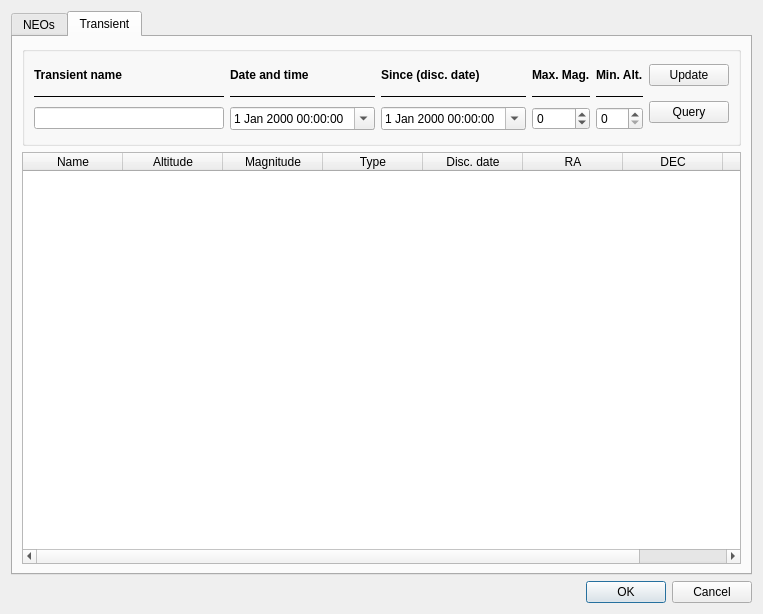
<?xml version="1.0" encoding="UTF-8"?>
<ui version="4.0">
 <class>ObjectSelector</class>
 <widget class="QDialog" name="ObjectSelector">
  <property name="geometry">
   <rect>
    <x>0</x>
    <y>0</y>
    <width>763</width>
    <height>614</height>
   </rect>
  </property>
  <property name="windowTitle">
   <string>SaaS Object Manager</string>
  </property>
  <layout class="QGridLayout" name="gridLayout">
   <item row="0" column="0">
    <widget class="QTabWidget" name="tabWidget">
     <property name="currentIndex">
      <number>1</number>
     </property>
     <widget class="QWidget" name="tab">
      <attribute name="title">
       <string>NEOs</string>
      </attribute>
      <layout class="QGridLayout" name="gridLayout_2">
       <item row="1" column="0">
        <widget class="QTableWidget" name="neo_data">
         <property name="sizePolicy">
          <sizepolicy hsizetype="Expanding" vsizetype="Expanding">
           <horstretch>0</horstretch>
           <verstretch>0</verstretch>
          </sizepolicy>
         </property>
         <property name="maximumSize">
          <size>
           <width>2000</width>
           <height>16777215</height>
          </size>
         </property>
         <property name="autoFillBackground">
          <bool>false</bool>
         </property>
         <property name="sortingEnabled">
          <bool>true</bool>
         </property>
         <column>
          <property name="text">
           <string>Name</string>
          </property>
         </column>
         <column>
          <property name="text">
           <string>Priority</string>
          </property>
         </column>
         <column>
          <property name="text">
           <string>Altitude (deg)</string>
          </property>
         </column>
         <column>
          <property name="text">
           <string>Motion (arcs/min)</string>
          </property>
         </column>
         <column>
          <property name="text">
           <string>Magnitude</string>
          </property>
         </column>
        </widget>
       </item>
       <item row="0" column="0">
        <widget class="QGroupBox" name="groupBox">
         <property name="sizePolicy">
          <sizepolicy hsizetype="Expanding" vsizetype="Minimum">
           <horstretch>0</horstretch>
           <verstretch>0</verstretch>
          </sizepolicy>
         </property>
         <property name="minimumSize">
          <size>
           <width>0</width>
           <height>100</height>
          </size>
         </property>
         <property name="title">
          <string/>
         </property>
         <layout class="QGridLayout" name="gridLayout_3">
          <item row="0" column="0">
           <widget class="QLabel" name="label_171">
            <property name="font">
             <font>
              <weight>75</weight>
              <bold>true</bold>
             </font>
            </property>
            <property name="text">
             <string>NEO name</string>
            </property>
           </widget>
          </item>
          <item row="0" column="1">
           <widget class="QLabel" name="label_170">
            <property name="font">
             <font>
              <weight>75</weight>
              <bold>true</bold>
             </font>
            </property>
            <property name="text">
             <string>Date and time</string>
            </property>
           </widget>
          </item>
          <item row="0" column="2">
           <widget class="QLabel" name="label_168">
            <property name="font">
             <font>
              <weight>75</weight>
              <bold>true</bold>
             </font>
            </property>
            <property name="text">
             <string>Max. Mag.</string>
            </property>
           </widget>
          </item>
          <item row="0" column="3">
           <widget class="QLabel" name="label_169">
            <property name="font">
             <font>
              <weight>75</weight>
              <bold>true</bold>
             </font>
            </property>
            <property name="text">
             <string>Min. Alt.</string>
            </property>
           </widget>
          </item>
          <item row="0" column="4" rowspan="2">
           <widget class="QPushButton" name="update_db">
            <property name="text">
             <string>Update</string>
            </property>
           </widget>
          </item>
          <item row="1" column="0">
           <widget class="Line" name="line_33">
            <property name="font">
             <font>
              <pointsize>10</pointsize>
             </font>
            </property>
            <property name="frameShadow">
             <enum>QFrame::Plain</enum>
            </property>
            <property name="orientation">
             <enum>Qt::Horizontal</enum>
            </property>
           </widget>
          </item>
          <item row="1" column="1">
           <widget class="Line" name="line_32">
            <property name="font">
             <font>
              <pointsize>10</pointsize>
             </font>
            </property>
            <property name="frameShadow">
             <enum>QFrame::Plain</enum>
            </property>
            <property name="orientation">
             <enum>Qt::Horizontal</enum>
            </property>
           </widget>
          </item>
          <item row="1" column="2">
           <widget class="Line" name="line_30">
            <property name="font">
             <font>
              <pointsize>10</pointsize>
             </font>
            </property>
            <property name="frameShadow">
             <enum>QFrame::Plain</enum>
            </property>
            <property name="orientation">
             <enum>Qt::Horizontal</enum>
            </property>
           </widget>
          </item>
          <item row="1" column="3">
           <widget class="Line" name="line_31">
            <property name="font">
             <font>
              <pointsize>10</pointsize>
             </font>
            </property>
            <property name="frameShadow">
             <enum>QFrame::Plain</enum>
            </property>
            <property name="orientation">
             <enum>Qt::Horizontal</enum>
            </property>
           </widget>
          </item>
          <item row="2" column="0">
           <widget class="QLineEdit" name="neo_name">
            <property name="text">
             <string/>
            </property>
           </widget>
          </item>
          <item row="2" column="1">
           <widget class="QDateTimeEdit" name="dateTimeEdit">
            <property name="calendarPopup">
             <bool>true</bool>
            </property>
           </widget>
          </item>
          <item row="2" column="2">
           <widget class="QSpinBox" name="magnitude">
            <property name="minimum">
             <number>-5</number>
            </property>
            <property name="maximum">
             <number>25</number>
            </property>
           </widget>
          </item>
          <item row="2" column="3">
           <widget class="QSpinBox" name="altitude">
            <property name="maximum">
             <number>90</number>
            </property>
           </widget>
          </item>
          <item row="2" column="4">
           <widget class="QPushButton" name="update_prio_list">
            <property name="text">
             <string>Query</string>
            </property>
           </widget>
          </item>
         </layout>
        </widget>
       </item>
      </layout>
     </widget>
     <widget class="QWidget" name="tab_2">
      <attribute name="title">
       <string>Transient</string>
      </attribute>
      <layout class="QGridLayout" name="gridLayout_5">
       <item row="0" column="0">
        <widget class="QGroupBox" name="groupBox_2">
         <property name="sizePolicy">
          <sizepolicy hsizetype="Expanding" vsizetype="Minimum">
           <horstretch>0</horstretch>
           <verstretch>0</verstretch>
          </sizepolicy>
         </property>
         <property name="minimumSize">
          <size>
           <width>0</width>
           <height>100</height>
          </size>
         </property>
         <property name="title">
          <string/>
         </property>
         <layout class="QGridLayout" name="gridLayout_4">
          <item row="0" column="0">
           <widget class="QLabel" name="label_172">
            <property name="font">
             <font>
              <weight>75</weight>
              <bold>true</bold>
             </font>
            </property>
            <property name="text">
             <string>Transient name</string>
            </property>
           </widget>
          </item>
          <item row="0" column="1">
           <widget class="QLabel" name="label_176">
            <property name="font">
             <font>
              <weight>75</weight>
              <bold>true</bold>
             </font>
            </property>
            <property name="text">
             <string>Date and time</string>
            </property>
           </widget>
          </item>
          <item row="0" column="2">
           <widget class="QLabel" name="label_173">
            <property name="font">
             <font>
              <weight>75</weight>
              <bold>true</bold>
             </font>
            </property>
            <property name="text">
             <string>Since (disc. date)</string>
            </property>
           </widget>
          </item>
          <item row="0" column="3">
           <widget class="QLabel" name="label_174">
            <property name="font">
             <font>
              <weight>75</weight>
              <bold>true</bold>
             </font>
            </property>
            <property name="text">
             <string>Max. Mag.</string>
            </property>
           </widget>
          </item>
          <item row="0" column="4">
           <widget class="QLabel" name="label_175">
            <property name="font">
             <font>
              <weight>75</weight>
              <bold>true</bold>
             </font>
            </property>
            <property name="text">
             <string>Min. Alt.</string>
            </property>
           </widget>
          </item>
          <item row="0" column="5">
           <widget class="QPushButton" name="ts_update_db">
            <property name="text">
             <string>Update</string>
            </property>
           </widget>
          </item>
          <item row="1" column="0">
           <widget class="Line" name="line_34">
            <property name="font">
             <font>
              <pointsize>10</pointsize>
             </font>
            </property>
            <property name="frameShadow">
             <enum>QFrame::Plain</enum>
            </property>
            <property name="orientation">
             <enum>Qt::Horizontal</enum>
            </property>
           </widget>
          </item>
          <item row="1" column="1">
           <widget class="Line" name="line_38">
            <property name="font">
             <font>
              <pointsize>10</pointsize>
             </font>
            </property>
            <property name="frameShadow">
             <enum>QFrame::Plain</enum>
            </property>
            <property name="orientation">
             <enum>Qt::Horizontal</enum>
            </property>
           </widget>
          </item>
          <item row="1" column="2">
           <widget class="Line" name="line_35">
            <property name="font">
             <font>
              <pointsize>10</pointsize>
             </font>
            </property>
            <property name="frameShadow">
             <enum>QFrame::Plain</enum>
            </property>
            <property name="orientation">
             <enum>Qt::Horizontal</enum>
            </property>
           </widget>
          </item>
          <item row="1" column="3">
           <widget class="Line" name="line_36">
            <property name="font">
             <font>
              <pointsize>10</pointsize>
             </font>
            </property>
            <property name="frameShadow">
             <enum>QFrame::Plain</enum>
            </property>
            <property name="orientation">
             <enum>Qt::Horizontal</enum>
            </property>
           </widget>
          </item>
          <item row="1" column="4">
           <widget class="Line" name="line_37">
            <property name="font">
             <font>
              <pointsize>10</pointsize>
             </font>
            </property>
            <property name="frameShadow">
             <enum>QFrame::Plain</enum>
            </property>
            <property name="orientation">
             <enum>Qt::Horizontal</enum>
            </property>
           </widget>
          </item>
          <item row="1" column="5" rowspan="2">
           <widget class="QPushButton" name="ts_query">
            <property name="text">
             <string>Query</string>
            </property>
           </widget>
          </item>
          <item row="2" column="0">
           <widget class="QLineEdit" name="ts_name">
            <property name="text">
             <string/>
            </property>
           </widget>
          </item>
          <item row="2" column="1">
           <widget class="QDateTimeEdit" name="dateTimeEdit_2">
            <property name="calendarPopup">
             <bool>true</bool>
            </property>
           </widget>
          </item>
          <item row="2" column="2">
           <widget class="QDateTimeEdit" name="ts_date">
            <property name="calendarPopup">
             <bool>true</bool>
            </property>
           </widget>
          </item>
          <item row="2" column="3">
           <widget class="QSpinBox" name="ts_magnitude">
            <property name="minimum">
             <number>-5</number>
            </property>
            <property name="maximum">
             <number>25</number>
            </property>
           </widget>
          </item>
          <item row="2" column="4">
           <widget class="QSpinBox" name="ts_altitude">
            <property name="maximum">
             <number>90</number>
            </property>
           </widget>
          </item>
         </layout>
        </widget>
       </item>
       <item row="1" column="0">
        <widget class="QTableWidget" name="ts_data">
         <property name="sizePolicy">
          <sizepolicy hsizetype="Expanding" vsizetype="Expanding">
           <horstretch>0</horstretch>
           <verstretch>0</verstretch>
          </sizepolicy>
         </property>
         <property name="maximumSize">
          <size>
           <width>2000</width>
           <height>16777215</height>
          </size>
         </property>
         <property name="autoFillBackground">
          <bool>false</bool>
         </property>
         <property name="sortingEnabled">
          <bool>true</bool>
         </property>
         <column>
          <property name="text">
           <string>Name</string>
          </property>
         </column>
         <column>
          <property name="text">
           <string>Altitude</string>
          </property>
         </column>
         <column>
          <property name="text">
           <string>Magnitude</string>
          </property>
         </column>
         <column>
          <property name="text">
           <string>Type</string>
          </property>
         </column>
         <column>
          <property name="text">
           <string>Disc. date</string>
          </property>
         </column>
         <column>
          <property name="text">
           <string>RA</string>
          </property>
         </column>
         <column>
          <property name="text">
           <string>DEC</string>
          </property>
         </column>
         <column>
          <property name="text">
           <string>Host</string>
          </property>
         </column>
        </widget>
       </item>
      </layout>
     </widget>
    </widget>
   </item>
   <item row="1" column="0">
    <widget class="QDialogButtonBox" name="buttonBox">
     <property name="orientation">
      <enum>Qt::Horizontal</enum>
     </property>
     <property name="standardButtons">
      <set>QDialogButtonBox::Cancel|QDialogButtonBox::Ok</set>
     </property>
    </widget>
   </item>
  </layout>
 </widget>
 <resources/>
 <connections>
  <connection>
   <sender>buttonBox</sender>
   <signal>accepted()</signal>
   <receiver>ObjectSelector</receiver>
   <slot>accept()</slot>
   <hints>
    <hint type="sourcelabel">
     <x>248</x>
     <y>254</y>
    </hint>
    <hint type="destinationlabel">
     <x>157</x>
     <y>274</y>
    </hint>
   </hints>
  </connection>
  <connection>
   <sender>buttonBox</sender>
   <signal>rejected()</signal>
   <receiver>ObjectSelector</receiver>
   <slot>reject()</slot>
   <hints>
    <hint type="sourcelabel">
     <x>316</x>
     <y>260</y>
    </hint>
    <hint type="destinationlabel">
     <x>286</x>
     <y>274</y>
    </hint>
   </hints>
  </connection>
 </connections>
</ui>
